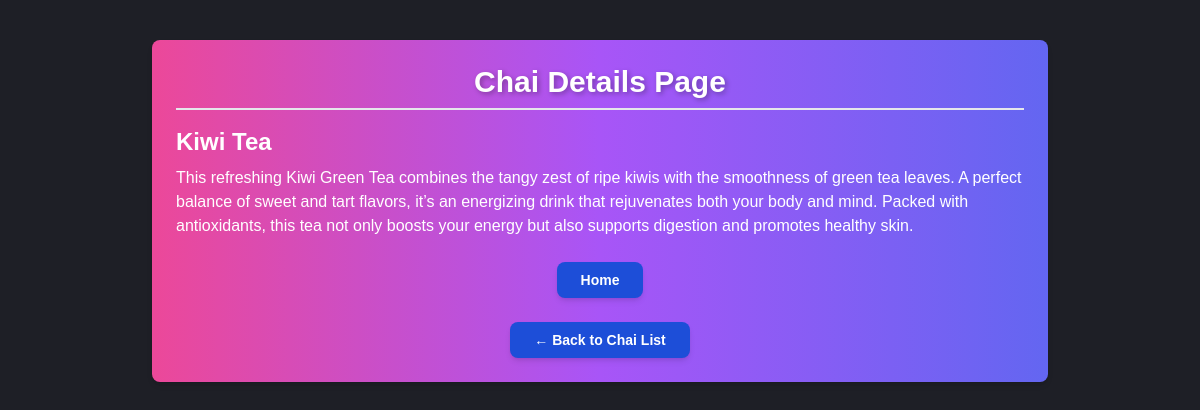
The page /chai/4/ on the database its author committed.
### chai/models.py (models this page shows, shortened)
class ChaiVaraity(models.Model):
    CHAI_TYPE_CHOICE = [
        ('ML', 'MASALA'),
        ('GR', 'GINGER'),
        ('KL', 'KIWI'),
        ('PL', 'PLAIN'),
        ('EL', 'ELACHI'),
        ('GN', 'GREEN'),
        ('BL', 'BLACK'),
        ('WH', 'WHITE'),
        ('OG', 'OOLONG'),
        ('TI', 'TISANES'),
        ('RO', 'ROOIBOS'),
        ('MA', 'MATCHA'),
        ('PU', 'PU-ERH'),
        ('YE', 'YELLOW'),
    ]
    name = models.CharField(max_length=100)
    image = models.ImageField(upload_to='chais/')
    date_added = models.DateTimeField(default=timezone.now)
    type = models.CharField(max_length=2,choices=CHAI_TYPE_CHOICE)
    price = models.IntegerField(default=0)
    description = models.TextField(default='')

### chai/views.py (the view)
# urls.py: path('<int:chai_id>/',views.chai_details,name='Chai_details'),
def chai_details(request, chai_id):
    chai = get_object_or_404(ChaiVaraity, pk=chai_id)
    return render(request, 'chai/chai_detail.html', {'chai': chai})

### chai/templates/chai/chai_detail.html (shortened to what this page needs)
{% extends "layout.html" %}
{% block content %}
<div class="max-w-4xl mx-auto mt-10 p-6 bg-gradient-to-r from-pink-500 via-purple-500 to-indigo-500 rounded-lg shadow-md">
    <h1 class="text-3xl font-bold text-center text-white mb-4 border-b-2 pb-2">Chai Details Page</h1>
    <div class="">
        <h3 class="text-2xl font-semibold text-white mt-4">{{ chai.name }}</h3>
        <p class="mt-2 text-white text-base">{{ chai.description }}</p>
    </div>
    <div class="mt-6 flex justify-center">
        <a href="{% url 'Home' %}"
        class="px-6 py-2 bg-blue-700 text-white font-semibold text-sm rounded-lg shadow-md hover:bg-yellow-400 transition-all duration-300">
           Home
        </a>
    </div>
    <div class="mt-6 flex justify-center">
        <a href="/chai/"
           class="px-6 py-2 bg-blue-700 text-white font-semibold text-sm rounded-lg shadow-md hover:bg-yellow-400 transition-all duration-300">
           ← Back to Chai List
        </a>
    </div>
</div>
{% endblock %}

### static/style.css (style rules this page uses)
body { background-color: #1e1f26; color: #f5f5f5; font-family: 'Arial', sans-serif; margin: 0; padding: 0; line-height: 1.6; }
h1 { text-align: center; font-size: 2.5em; color: #ff6f61; text-shadow: 2px 2px 5px rgba(0, 0, 0, 0.3); }

### rows shown on the page
ChaiVaraity: name "Kiwi Tea", description "This refreshing Kiwi Green Tea combines the tangy zest of ripe kiwis with the smoothness of green tea leaves. A perfect balance of sweet and tart flavors, it’s an energizing drink that rejuvenates both your body and mind. Packed with antioxidants, this tea not only boosts your energy but also supports digestion and promotes healthy skin."
